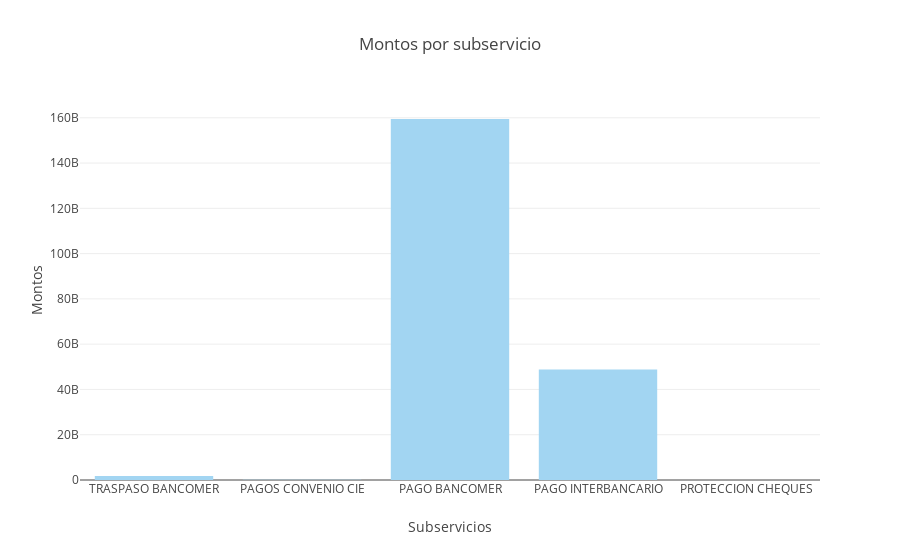

Source (notebook cell):
### Code cell
trace = go.Bar(x=df.SUBSERVICIO,
               y=df.MONTO_OPERACION,
               name='Montos',
               marker=dict(color='#A2D5F2'))

data = [trace]

layout = go.Layout(title="Montos por subservicio",
               xaxis=dict(title='Subservicios'),
               yaxis=dict(title='Montos'))

fig = go.Figure(data=data, layout=layout)

py.iplot(fig, filename='jupyter/styled_bar')

### Figure 1 — Plotly figure (JSON) as saved in the notebook; plotly's stock layout.template omitted (floating-point values rounded to 4 significant figures)
{"data": [{"marker": {"color": "#A2D5F2"}, "name": "Montos", "type": "bar", "x": ["TRASPASO BANCOMER", "PAGOS CONVENIO CIE", "PAGO BANCOMER", "PAGO INTERBANCARIO", "PROTECCION CHEQUES"], "y": [1728938013, 118100000.0, 159500000000.0, 48760000000.0, 8179000.0]}], "layout": {"title": "Montos por subservicio", "xaxis": {"title": "Subservicios"}, "yaxis": {"title": "Montos"}}}
